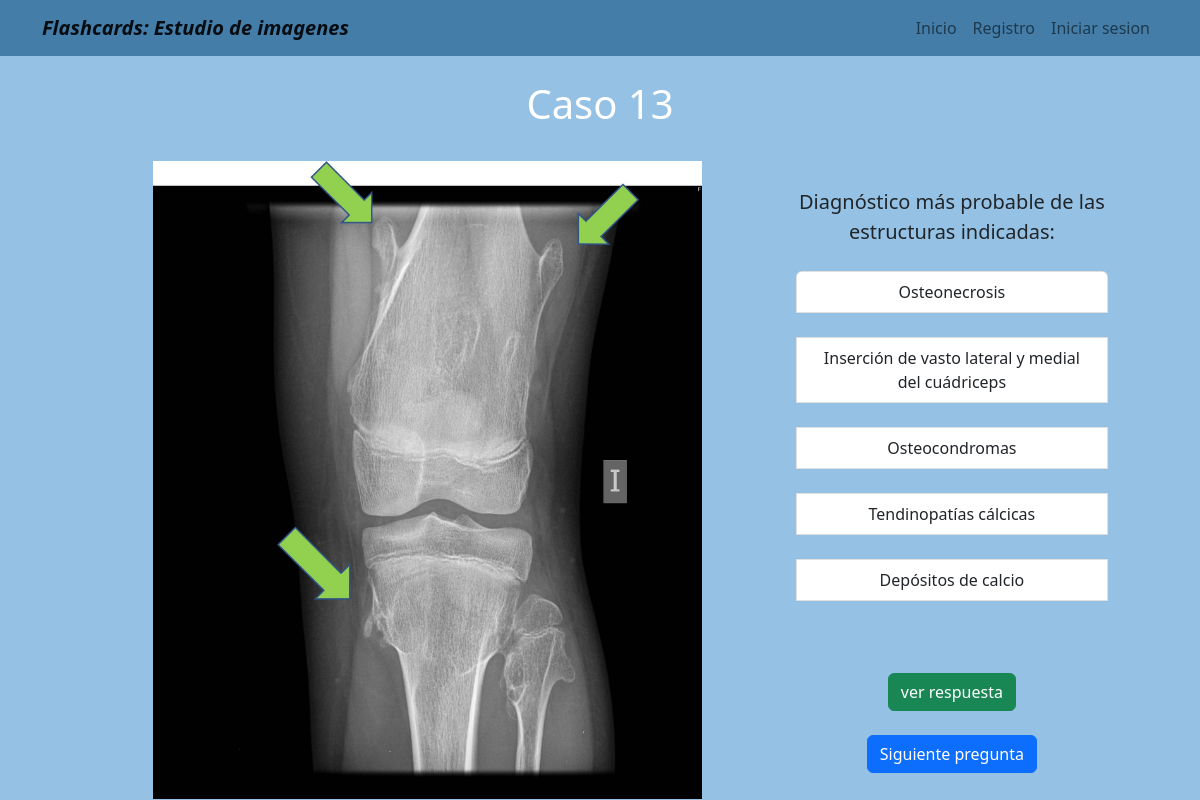
Screenshot of /alternativas/13/ with the database file from the repository.
### alternativas/models.py (models this page shows)
class secc_alternativa(models.Model):
    numero_respuesta_alt= PositiveSmallIntegerField(default=1)
    alternativa_1= CharField(max_length=100, blank=True)
    alternativa_2= CharField(max_length=100, blank=True)
    alternativa_3= CharField(max_length=100, blank=True)
    alternativa_4= CharField(max_length=100, blank=True)
    alternativa_5= CharField(max_length=100, blank=True)
    alternativa_respuesta= CharField(max_length=100, blank=True)
    descripcion_breve = CharField(max_length=600, blank=True)
    url_info_esp= URLField(blank=True)
    url_info_ing= URLField(blank=True)
    imagen_con_patologia= ImageField(upload_to='estudio/images/')
    pregunta= CharField(max_length=500, blank=True)

### alternativas/views.py (the view)
# urls.py: path('13/', trece, name='trece'),
def trece(request):
    treceavo= secc_alternativa.objects.filter(numero_respuesta_alt=13)
    return render(request, '13.html',{'treceavo':treceavo})

### alternativas/templates/13.html
{% extends "layout.html" %}
{% block content %}
{% for info in treceavo %}
<h1 style="color:white ; text-align:center;"> Caso {{info.numero_respuesta_alt}}</h1> <br/>
  <td style="padding-left: 20px;">
    <img src=" {{info.imagen_con_patologia.url}}" width="75%" > <br>
  </td>
  <td style="padding-right: 50px;">
    <a style=" font-size: 20px">{{info.pregunta}} </a> <br><br>
    <div class="list-group">
      <a class="list-group-item list-group-item-action">{{info.alternativa_1}} </a> <br>
      <a class="list-group-item list-group-item-action">{{info.alternativa_2}} </a> <br>
      <a class="list-group-item list-group-item-action">{{info.alternativa_3}} </a> <br>
      <a class="list-group-item list-group-item-action">{{info.alternativa_4}} </a> <br>
      <a class="list-group-item list-group-item-action">{{info.alternativa_5}} </a> <br>
  </div>
  <br> <br> <a class="btn btn-success text-center contenedor-boton-inicio" href="{% url 'trece_r' %}" role="button" > ver respuesta </a>
  <br> <br> <a class="btn btn-primary text-center contenedor-boton-inicio" href="{% url 'catorce' %}" role="button" > Siguiente pregunta </a>
</td>
{% endfor %}
{% endblock %}

### home/templates/layout.html (style rules this page uses)
body { background-color:#95c2e4; text-align: center; }
.contenedor-boton-inicio { display: inline-flex; }

### rows the page displays
secc_alternativa: numero_respuesta_alt "13", imagen_con_patologia (picture), pregunta "Diagnóstico más probable de las estructuras indicadas:", alternativa_1 "Osteonecrosis", alternativa_2 "Inserción de vasto lateral y medial del cuádriceps", alternativa_3 "Osteocondromas", alternativa_4 "Tendinopatías cálcicas", alternativa_5 "Depósitos de calcio"
